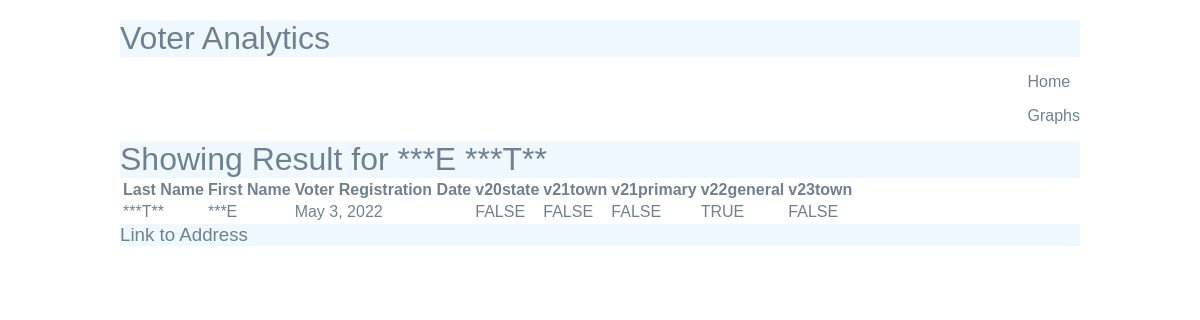
The app's page /voter_analytics/voter/1 with its own data.
### cs412/voter_analytics/models.py (models this page shows, shortened)
class Voter(models.Model):
    Last_Name = models.TextField()
    First_Name = models.TextField()
    RA_Street_Number = models.IntegerField()
    RA_Street_Name = models.TextField()
    RA_Apartment_Number = models.TextField()
    RA_Zip_Code = models.TextField()
    DOB = models.DateField()
    DOR = models.DateField()
    Party_Affiliation = models.CharField(max_length=2)
    Precinct_Number = models.IntegerField()
    v20state = models.TextField(max_length=5, default='', blank=True)
    v21town = models.TextField(max_length=5, default='', blank=True)
    v21primary = models.TextField(max_length=5, default='', blank=True)
    v22general = models.TextField(max_length=5, default='', blank=True)
    v23town = models.TextField(max_length=5, default='', blank=True)
    voter_score = models.IntegerField()

### cs412/voter_analytics/views.py (the view)
# urls.py: path('voter/<int:pk>', ResultDetailView.as_view(), name = "voter_detail"),
class ResultDetailView(DetailView):
    model = Voter
    context_object_name = 'v'
    template_name = "voter_analytics/voter_detail.html"

### cs412/voter_analytics/templates/voter_analytics/voter_detail.html
{% extends 'voter_analytics/base.html' %}
{% block content %}
<div class="container">
    <h1>Showing Result for {{v.First_Name}} {{v.Last_Name}}</h1>
    <table>
        <tr>
            <th>Last Name</th>
            <th>First Name</th>
            <th>Voter Registration Date</th>
            <th>v20state</th>
            <th>v21town</th>
            <th>v21primary</th>
            <th>v22general</th>
            <th>v23town</th>
        </tr>
        <tr>
            <td>{{v.Last_Name}}</td>
            <td>{{v.First_Name}}</td>
            <td>{{v.DOR}}</td>
            <td>{{v.v20state}}</td>
            <td>{{v.v21town}}</td>
            <td>{{v.v21primary}}</td>
            <td>{{v.v22general}}</td>
            <td>{{v.v23town}}</td>
        </tr>
    </table>
    <h3>
    <a href = "https://www.google.com/maps?q={{ v.RA_Street_Number }}+{{ v.RA_Street_Name|urlencode }}+{{ v.RA_Zip_Code }}">
        Link to Address
    </a>
    </h3>
</div>
{% endblock %}

### static/styles.css (style rules this page uses)
body { background-color: #fff; color: slategray; font-family: arial; }
h1,h2,h3,h4,h5 { font-weight: normal; background:aliceblue; margin: 0; }
a, a:visited { color: slategrey; text-decoration: none; }
body { max-width: 960px; margin: 20px auto; padding: 20px auto; }

### records on screen
Voter: First_Name "***E", Last_Name "***T**", DOR "May 3, 2022", v20state "FALSE", v21town "FALSE", v21primary "FALSE", v22general "TRUE", v23town "FALSE"
